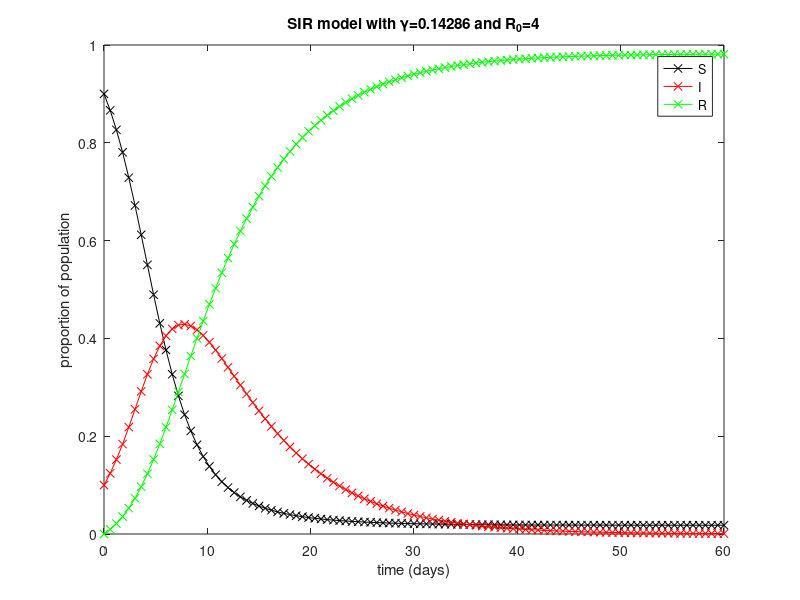

Here is the MATLAB script that generated this plot:
% D. Hewett MATH0033 Numerical Methods 
% demo_SIR.m
% Demonstration of the basic SIR model for infectious diseases. 
% The system is
% dS/dt = -beta*S*I
% dI/dt = beta*S*I - gamma*I
% dR/dt = gamma*I
% Here S, I and R represent the proportions of the population that are
% Susceptible, Infected and Removed (i.e. recovered or died). 
% 1/gamma = typical time from infection until removal (recovery or death)
% 1/beta = typical time between contacts
%
% This is a 3-dimensional system of the form 
%      y'(t)=f(t,y(t))
% where y=(S;I;R) (column vector) 
% and f=(-beta*S*I;beta*S*I-gamma*I;gamma*I) (column vector)
%
% In this demo code we show how a one-step method (Heun's method) can be
% used to solve an IVP for this system, given choices of beta, gamma, and 
% the initial values of S, I and R.
%
% Here we actually specify gamma and the ratio R0:=beta/gamma, and then
% compute beta as beta=R0*gamma.
% 
% Try running the code for different choices of R0 (either <1 or >1) and
% different initial data.
%%%%%%%%%%%%%%%%%%%%%%%%%%%%%%%%%%%%%%%%%%%%%%%%%%%%%%%%%%%%%%%%
close all, clear all, clc
%%%%%%%%%%%%%%%%%%%%%%%%%%%%%%%%%%%%%%%%%%%%%%%%%%%%%%%%%%%%%%%%
% Choose parameters in the model (ask your favourite epidemiologist)
gamma=1/7; % 1/gamma = typical time from infection until removal (recovery or death)
R0=4; % R_0= beta/gamma. 
y0=[0.9;0.1;0]; % Initial values of S, I and R
tmax=60;    % Length of the time interval over which to solve
M=100;     % Number of mesh elements in the discretization
%%%%%%%%%%%%%%%%%%%%%%%%%%%%%%%%%%%%%%%%%%%%%%%%%%%%%%%%%%%%%%%%
% Numerical solution of the IVP
beta=R0*gamma;  % 1/beta = typical time between contacts
f=@(t,y)[-beta*y(1)*y(2); beta*y(1)*y(2)-gamma*y(2); gamma*y(2)];
t = linspace(0,tmax,M+1);
h = tmax/M;
u = zeros(3,M+1);
u(:,1) = y0;
for n = 1:M
    % Heun
    u(:,n+1)=u(:,n)+h/2*(f(t(n),u(:,n))+f(t(n+1),u(:,n)+h*f(t(n),u(:,n))));
    % FE (in case you want to play with that)
%    u(:,n+1)=u(:,n)+h*(f(t(n),u(:,n)));
end
figure
plot(t,u(1,:),'kx-',t,u(2,:),'rx-',t,u(3,:),'gx-')
legend('S','I','R')
xlabel('time (days)')
ylabel('proportion of population')
title(['SIR model with \gamma=' num2str(gamma) ' and R_0=' num2str(R0)])